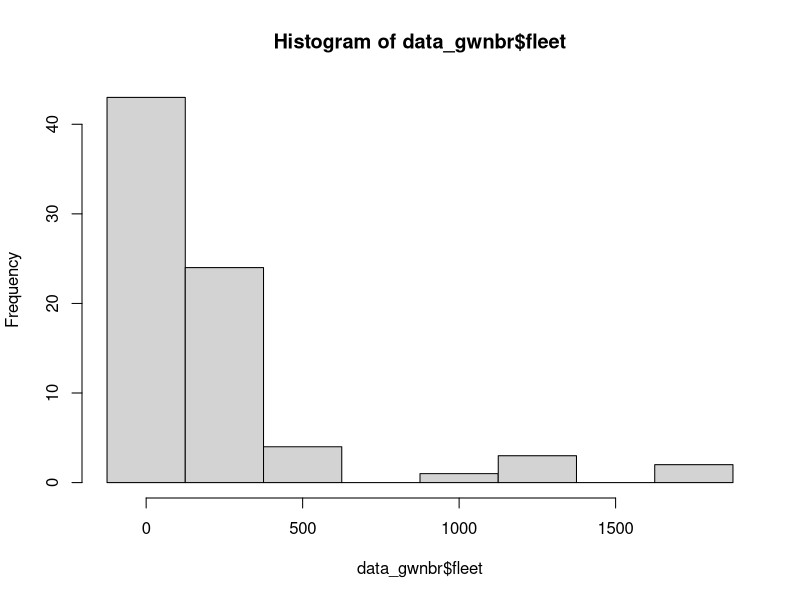

R code for this plot: (Note: this script raises an error after producing the figure.)
############### GOLDEN SECTION SEARCH ###############
golden <- function(y, x, lat, long, method, type, gwr, offset=NULL){
  E <- 10
  COORD <- matrix(c(long, lat), ncol=2, byrow=F)
  n <- length(y)
  if (is.null(offset)){
    offset <- matrix(0, nrow=n, ncol=1)
  }
  x <- cbind(matrix(1, nrow=n, ncol=1), x)
  print(c(method, type, gwr))
  distance <- dist(COORD, "euclidean")
  maxd <- max(distance)
  if (method=="adaptive1"){
    h0 <- 5
    h3 <- n
  }
  else if (method == "adaptiven" | method == "fixed"){
    h0 <- 0
    h3 <- maxd
  }
  r <- 0.61803399
  c <- 1-r
  if (method == "adaptive1"){
    tol <- 0.9
  }
  else{
    tol=0.1
  }
  h1 <- h0+(1-r)*(h3-h0)
  h2 <- h0+r*(h3-h0)
  print(c(h0, h1, h2, h3))
  cv <- function(h, method, n, coord, x, y, type, maxd, gwr, offset, distance){
    E <- 10
    alphaii <- matrix(0, nrow=n, ncol=2)
    yhat <- matrix(0, nrow=n, ncol=1)
    S <- matrix(0, nrow=n,ncol=n)
    if (gwr=="global"){
      ym=sum(y)/length(y)
      u=(y+ym)/2
      n=log(u);
      par=1
      ddpar=1
      j=0
      aux2=0
      while (abs(ddpar)>0.00001){
        aux1=0
        dpar=1
        parold=par
        while (abs(dpar)>0.001){
          aux1=aux1+1
          if (par<0){
            par=0.00001
          }
          par=ifelse(par<E^-10,E^-10,par)
          par <- as.numeric(par)
          g=sum(digamma(par+y)-digamma(par)+log(par)+1-log(par+u)-(par+y)/(par+u))
          hess=sum(trigamma(par+y)-trigamma(par)+1/par-2/(par+u)+(y+par)/((par+u)*(par+u)))
          hess=ifelse(abs(hess)<E^-23,sign(hess)*E^-23,hess)
          hess=ifelse(hess==0,E^-23,hess)
          par0=par
          par=par0-solve(hess)*g
          if (aux1>50 & par>E^5){
            dpar= 0.0001
            aux2=aux2+1
            if (aux2==1){
              par=2
            }	
            else if (aux2==2){
              par=E^5
            }
            else if (aux2==3){
              par=0.0001
            }
          }
          else {
            dpar=par-par0
          }
        }
        a=1/par
        #print(a)
        #print(par)
        dev=0
        ddev=1
        i=0
        while (abs(ddev)>0.00001 & i<800){
          i=i+1
          w=(u/(1+as.numeric(a)*u))+(y-u)*(as.numeric(a)*u/(1+2*as.numeric(a)*u+as.numeric(a)^2*u*u))
          #print(n+(y-u)/(w*(1+as.numeric(a)*u)))
          z=n+(y-u)/(w*(1+as.numeric(a)*u)) - as.numeric(offset)
          b=solve(t(x*as.numeric(w))%*%x)%*%t(x*as.numeric(w))%*%as.numeric(z)
          n=x%*%b + offset
          u=exp(n)
          olddev=dev
          u=ifelse(u<E^-150,E^-150,u)
          tt=y/u
          tt=ifelse(tt==0,E^-10,tt)
          dev=2*sum(t(y*log(tt))-(y+1/a)*log((1+a%*%y)/as.numeric(1+as.numeric(a)*u)))
          ddev=dev-olddev
        }
        if (aux2>4){
          ddpar=1E-9
        }
        else{
          ddpar=par-parold
        }
      }
      alpha=a
    }
    n=length(y)
    aux2=0
    sequ=1:n
    for (i in 1:n){
      seqi=matrix(i,nrow=n,ncol=1)
      if (i==1){
      }
      distan=cbind(cbind(seqi, sequ), as.matrix(distance)[,i])
      u=nrow(distan)
      w=matrix(0,u,1)
      if (method=="fixed"){
        if (type=="cv"){
          for (jj in 1:u){
            if (distan[jj,3]<=maxd*0.8 & distan[jj,3]!=0){
              w[jj]=exp(-0.5*(distan[jj,3]/h)^2)
            }
            else{
              w[jj]=0
            }
          }
        }
        else{
          for (jj in 1:u){
            if (distan[jj,3]<=maxd*0.8) {
              w[jj]=exp(-0.5*(distan[jj,3]/h)^2)
            }
            else{
              w[jj]=0
            }
          }
        }
      }
      else if (method=="adaptiven"){
        if (type=="cv"){
          for (jj in 1:u){
            if (distan[jj,3]<=h & distan[jj,3]!=0){
              w[jj]=(1-(distan[jj,3]/h)**2)**2
            }
            else{
              w[jj]=0
            }
          }
        }
        else{
          for (jj in 1:u){
            if (distan[jj,3]<=h){
              w[jj]=(1-(distan[jj,3]/h)**2)**2
            }
            else{
              w[jj]=0
            }
          }
        }
      }
      else if (method=="adaptive1"){
        distan = distan[order(distan[,3]),]
        #h <- floor(h)
        # print(h)
        # print(distan)
        # print(distan[32,3])
        distan=cbind(distan,1:n)
        w=matrix(0,n,2)
        hn=distan[h,3]
        if (type=="cv"){
          for (jj in 1:n){
            if (distan[jj,4]<= h & distan[jj,3]!=0){
              w[jj,1]=(1-(distan[jj,3]/hn)**2)**2
            }
            else{
              w[jj,1]=0
            }
            w[jj,2]=distan[jj,2]
          }
        }
        else{
          for (jj in 1:n){
            if (distan[jj,4]<=h){
              w[jj,1]=(1-(distan[jj,3]/hn)**2)**2
            }
            else{
              w[jj,1]=0
            }
            w[jj,2]=distan[jj,2]
          }
        }
        w = w[order(w[, 2]), ]
      }
      
      wi=w[,1]
      ym=sum(y)/length(y)
      uj=(y+ym)/2
      nj=log(uj)
      if (i==1 | aux2==5){
        par=1
      }
      else{
        par=alphaii[i-1,2]
      }
      ddpar=1
      jj=0
      count=0
      aux2=0
      while (abs(ddpar)>0.000001){
        aux1=0
        dpar=1
        parold=par
        if (gwr=="global" | gwr=="poisson"){
          dpar=0.00001
          if (gwr=="global"){
            par=1/a
          }
        }
        # computing alpha=1/par, where par=theta #
        while (abs(dpar)>0.001){
          aux1=aux1+1
          if (gwr=="local"){
            par=ifelse(par<E^-10,E^-10,par)
            g=sum((digamma(par+y)-digamma(par)+log(par)+1-log(as.numeric(par)+uj)-(as.numeric(par)+y)/(as.numeric(par)+uj))*w[,1])
            hess=sum((trigamma(par+y)-trigamma(par)+1/par-2/(as.numeric(par)+uj)+(y+par)/((as.numeric(par)+uj)*(as.numeric(par)+uj)))*w[,1])
          }
          hess=ifelse(abs(hess)<E^-23,sign(hess)*E^-23,hess)
          hess=ifelse(hess==0,E^-23,hess)
          par0=par
          par=par0-solve(hess)*g
          if (par<=0){
            count=count+1
            if (count<10){
              par=0.000001
            }
            else{
              par=abs(par)
            }
          }
          if (aux1>50 & par>E^5){
            dpar= 0.0001
            aux2=aux2+1
            if (aux2==1){
              par=2
            }
            else if (aux2==2){
              par=1E5
            }
            else if (aux2==3){
              par=0.0001
            }
          }
          else{
            dpar=par-par0
            if (par<E^-3){
              dpar=dpar*100
            }
          }
        }
        if (gwr=="poisson"){
          alpha=0
        }
        else{
          alpha=1/par
        }
        if(i==1){
          #print(par)
          #print(alpha)
        }
        dev=0
        ddev=1
        cont=0
        # computing beta #
        while (abs(ddev)>0.000001 & cont<800){
          cont=cont+1
          uj=ifelse(uj>E^100,E^100,uj)
          aux=(as.numeric(alpha)*uj/(1+2*as.numeric(alpha)*uj+as.numeric(alpha%*%alpha)*uj*uj))
          Ai=(uj/(1+as.numeric(alpha)*uj))+(y-uj)*aux
          Ai=ifelse(Ai<=0,E^-5,Ai)
          zj=nj+(y-uj)/(Ai*(1+as.numeric(alpha)*uj)) - offset
          if (det(t(x)%*%(as.numeric(wi)*as.numeric(Ai))*x)==0){
            bi=matrix(0,ncol(x),1)
          }
          else{
            #print(t(x)%*%(as.numeric(wi*Ai)*x))
            print(det(t(x)%*%(as.numeric(wi*Ai))*x))
            bi=solve(t(x)%*%(as.numeric(wi*Ai))*x)%*%t(x)%*%(as.numeric(wi*Ai)*zj)
          }
          nj=x%*%bi + offset
          nj=ifelse(nj>E^2,E^2,nj)
          uj=exp(nj)
          olddev=dev
          uj=ifelse(uj<E^-150,E^-150,uj)
          tt=y/uj
          tt=ifelse(tt==0,E^-10,tt)
          if (gwr=="poisson"){
            dev=2*sum(y*log(tt)-(y-uj))
          }
          else{
            dev=2*sum(y*log(tt)-(y+1/alpha)*log((1+alpha*y)/(1+as.numeric(alpha)*uj)))
          }
          if (cont>100){
            ddev= 0.0000001
          }
          else{
            ddev=dev-olddev
          }
        }
        jj=jj+1
        if (gwr=="global" | gwr=="poisson" | aux2>4 | jj>50 | ddpar==0.0000001){
          ddpar=E^-9
        }
        else{
          ddpar=par-parold
          if (par<E^-3){
            ddpar=ddpar*100
          }
        }
      }
      Ai2=(uj/(1+as.numeric(alpha)*uj))+(y-uj)*(as.numeric(alpha)*uj/(1+2*as.numeric(alpha)*uj+as.numeric(alpha*alpha)*uj*uj))
      if (all(apply(Ai2, 2, min)<E^-5)){
        Ai2=ifelse(Ai2<E^-5,E^-5,Ai2)
      }
      Ai=Ai2
      if (det(t(x)%*%(as.numeric(wi*Ai)*x))==0){
        S[i,]=matrix(0,1,n)
      }
      else{
        S[i,]=x[i,]%*%solve(t(x)%*%(as.numeric(wi*Ai)*x))%*%t(x*as.numeric(wi*Ai))
      }
      yhat[i]=uj[i]
      alphaii[i,1]=i
      alphaii[i,2]=alpha
    }
    alpha= alphaii[,2]
    yhat=ifelse(yhat<E^-150,E^-150,yhat)
    tt=y/yhat
    tt=ifelse(tt==0,E^-10,tt)
    if (gwr=="poisson"){
      dev=2*sum(y*log(tt)-(y-yhat))
    }
    else{
      dev=2*sum(y*log(tt)-(y+1/alpha)*log((1+alpha*y)/(1+alpha*yhat)))
    }
    if (gwr!="poisson"){
      a2=y+1/alpha
      b2=1/alpha
      c2=y+1
    }
    else{
      a2=y
      b2=1/(alpha+E^-8)
      c2=y+1
      a2=ifelse(a2==0,E^-10,a2)
    }
    algamma=matrix(0,n,1)
    blgamma=matrix(0,n,1)
    clgamma=matrix(0,n,1)
    for (i in 1:length(y)){
      algamma[i]=lgamma(a2[i])
      blgamma[i]=lgamma(b2[i])
      clgamma[i]=lgamma(c2[i])
    }
    if (gwr!="poisson"){
      ll=sum(y*log(alpha*yhat)-(y+1/alpha)*log(1+alpha*yhat)+ algamma - blgamma - clgamma )
      npar=sum(diag(S))+1
    }
    else{
      ll=sum(-yhat+y*log(yhat)-clgamma)
      npar=sum(diag(S))
    }
    #AIC= 2*npar + dev;#
    AIC= 2*npar -2*ll
    aicc= AIC +(2*npar*(npar+1))/(n-npar-1)
    cv=t(y-yhat)%*%(y-yhat)
    res=cbind(cbind(cbind(cv,aicc),npar),dev)
    #print(res)
    return (res)
  }
  if (type=="cv"){
    pos=1
    out <<- c("h1", "res1", "h2", "res2")
  }
  else{
    if (type=="aic"){
      pos=2
    }
    else{
      pos=4
    }
    out <<- c("h1", "res1", "npar1", "h2", "res2", "npar2")
  }
  res1=cv(h1, method=method, n=n, coord=COORD, x=x, y=y, type=type, maxd=maxd, gwr=gwr, offset=offset, distance=distance)
  npar1=res1[3]
  res1=res1[pos]
  res2=cv(h2, method=method, n=n, coord=COORD, x=x, y=y, type=type, maxd=maxd, gwr=gwr, offset=offset, distance=distance)
  npar2=res2[3]
  res2=res2[pos]
  if (type=="cv"){
    out <<- rbind(out, c(h1, res1, h2, res2))
     }
  else{
    out <<- rbind(out, c(h1, res1, npar1, h2, res2,npar2))
      }
  while(abs(h3-h0) > tol*2){
    if (res2<res1){
      h0=h1
      h1=h2
      h2=c*h1+r*h3
      res1=res2
      npar1=npar2
      res2=cv(h2, method=method, n=n, coord=COORD, x=x, y=y, type=type, maxd=maxd, gwr=gwr, offset=offset, distance=distance)
      npar2=res2[3]
      res2=res2[pos]
      if (type=="cv"){
        out <<- rbind(out, c(h1, res1, h2, res2))
      }
      else{
        out <<- rbind(out, c(h1, res1, npar1, h2, res2, npar2))
      }
    }
    else{
      h3=h2
      h2=h1
      h1=c*h2+r*h0
      res2=res1
      npar2=npar1
      res1=cv(h1, method=method, n=n, coord=COORD, x=x, y=y, type=type, maxd=maxd, gwr=gwr, offset=offset, distance=distance)
      npar1=res1[3]
      res1=res1[pos]
      if (type=="cv"){
        out <<- rbind(out, c(h1, res1, h2, res2))
      }
      else{
        out <<- rbind(out, c(h1, res1, npar1, h2, res2, npar2))
      }
    }
  }
  if (method=="adaptive1"){
    xmin = (h3+h0)/2
    h2=ceiling(xmin)
    h1=floor(xmin)
    golden1 = cv(h1, method=method, n=n, coord=COORD, x=x, y=y, type=type, maxd=maxd, gwr=gwr, offset=offset, distance=distance)
    g1= golden1[pos]
    golden2= cv(h2, method=method, n=n, coord=COORD, x=x, y=y, type=type, maxd=maxd, gwr=gwr, offset=offset, distance=distance)
    g2= golden2[pos]
    npar1=golden1[3]
    res1=golden1[pos]
    npar2=golden2[3]
    res2=golden2[pos]
    if(type=="cv"){
      out <<- rbind(out, c(h1, res1, h2, res2))
    }
    else{
      out <<- rbind(out, c(h1, res1, npar1, h2, res2, npar2))
    }
    if (g1<g2){
      xmin=h1
      npar=golden1[3]
      golden=g1
    }
    else{
      xmin=h2
      npar=golden2[3]
      golden=g2
    }
  }
  else{
      xmin = (h3+h0)/2
      golden = cv(xmin, method=method, n=n, coord=COORD, x=x, y=y, type=type, maxd=maxd, gwr=gwr, offset=offset, distance=distance)
      npar=golden[3]
      golden=golden[pos]
      #if(type=="cv"){
      #  out <<- rbind(out, c(h1, res1, h2, res2))
      #}
      #else{
      #  out <<- rbind(out, c(h1, res1, npar1, h2, res2, npar2))
      #}
  }
  h1 = xmin
  res1 = golden
  npar1=npar
  h2 = NA
  res2 = NA
  npar2= NA
  if (type=="cv"){
    out <<- rbind(out, c(h1, res1, h2, res2))
    print(c(golden, xmin))
  }
  else{
    out <<- rbind(out, c(h1, res1, npar1, h2, res2, npar2))
    print(format(c(golden, xmin, npar), scientific=FALSE))
  }
  print(out)
}

### Trocas
# _dist_ ---> distance
# seq ---> sequ
# dist ---> distan

############### EXEMPLO ###############
setwd('~/PIBIC/golden_section_search')
data_gwnbr <- read.table('data_gwnbr.txt', header=T)

print(c(mean(data_gwnbr$fleet), var(data_gwnbr$fleet)))
hist(data_gwnbr$fleet, breaks=c(-125, 125, 375, 625, 875, 1125, 1375, 1625, 1875))

# Teste 1
golden(y=data_gwnbr$fleet,x=data_gwnbr$industry,lat=data_gwnbr$x,long=data_gwnbr$Y,method="fixed", type="aic",gwr="local")
print(out)
out <- out[-1,]
out <- data.frame(out)
x11() #expandir margens
plot(x=out$V1,y=out$V2,pch=16)

# Teste 2
golden(y=data_gwnbr$fleet,x=data_gwnbr$industry,lat=data_gwnbr$x,long=data_gwnbr$Y,method="fixed", type="cv",gwr="local")

# Teste 3
golden(y=data_gwnbr$fleet,x=data_gwnbr$industry,lat=data_gwnbr$x,long=data_gwnbr$Y,method="adaptive1", type="aic",gwr="local")

# Teste 4
golden(y=data_gwnbr$fleet,x=data_gwnbr$industry,lat=data_gwnbr$x,long=data_gwnbr$Y,method="adaptive1", type="cv",gwr="local")

# Teste 5
golden(y=data_gwnbr$fleet,x=data_gwnbr$industry,lat=data_gwnbr$x,long=data_gwnbr$Y,method="fixed", type="aic",gwr="global")

# Teste 6
golden(y=data_gwnbr$fleet,x=data_gwnbr$industry,lat=data_gwnbr$x,long=data_gwnbr$Y,method="fixed", type="cv",gwr="global")

# Teste 7
golden(y=data_gwnbr$fleet,x=data_gwnbr$industry,lat=data_gwnbr$x,long=data_gwnbr$Y,method="adaptive1", type="aic",gwr="global")

# Teste 8
golden(y=data_gwnbr$fleet,x=data_gwnbr$industry,lat=data_gwnbr$x,long=data_gwnbr$Y,method="adaptive1", type="cv",gwr="global")

# Teste 9
golden(y=data_gwnbr$fleet,x=data_gwnbr$industry,lat=data_gwnbr$x,long=data_gwnbr$Y,method="fixed", type="aic",gwr="poisson")
